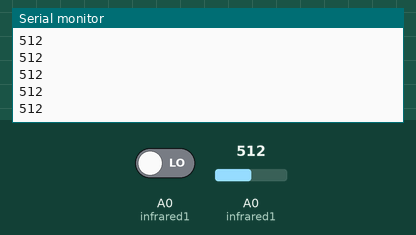
Recording of a sketch running on a simulated Arduino Uno, built with avr-gcc and run on an emulated ATmega328P. Parts: the last lines printed to the serial monitor. Inputs (shaded band) come from the test bench; at power-on: A0 (infrared1) = 512, A0 (infrared1) LOW.

Above: at 1.2 s.
1.3 s: A0 (infrared1) set to 716
At 1.9 s:
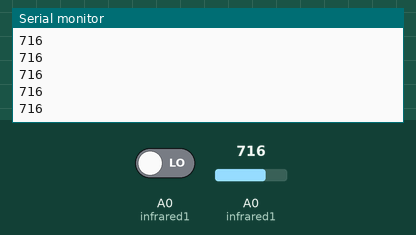
2.8 s: A0 (infrared1) set to 900
At 3.7 s:
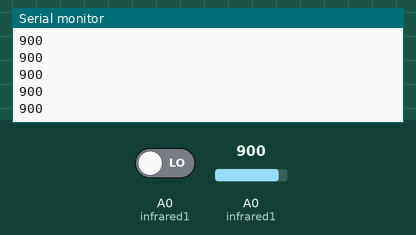
Timing chart, 0 to 5.8 s (numbered marks = the images above; inputs shaded):
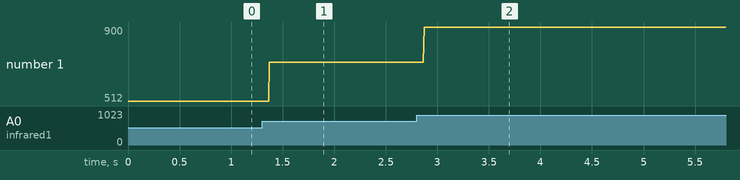

The sketch:

Check_IR.ino
```cpp
const int infrared1 = A0;  // Connect the IR sensor to digital pin 22626


void setup() {
  Serial.begin(9600);
    pinMode(infrared1, INPUT);

}

void loop() {


  int x =analogRead(infrared1);
  int y = digitalRead(infrared1);
  Serial.println(x);
  /*
if(digitalRead(infrared1)==HIGH)
  Serial.println("yes yes");
  else Serial.println("no no ");

  //int x = analogRead(infrared1);
  */
}
```

Measured:
- after the input at 1.3 s, the serial monitor: prints a new line after 0.07 s (image 1)
- after the input at 2.8 s, the serial monitor: prints a new line after 0.07 s (image 2)
- plotted number 1: 512 → 716 after the input at 1.3 s, 716 → 900 after the input at 2.8 s
